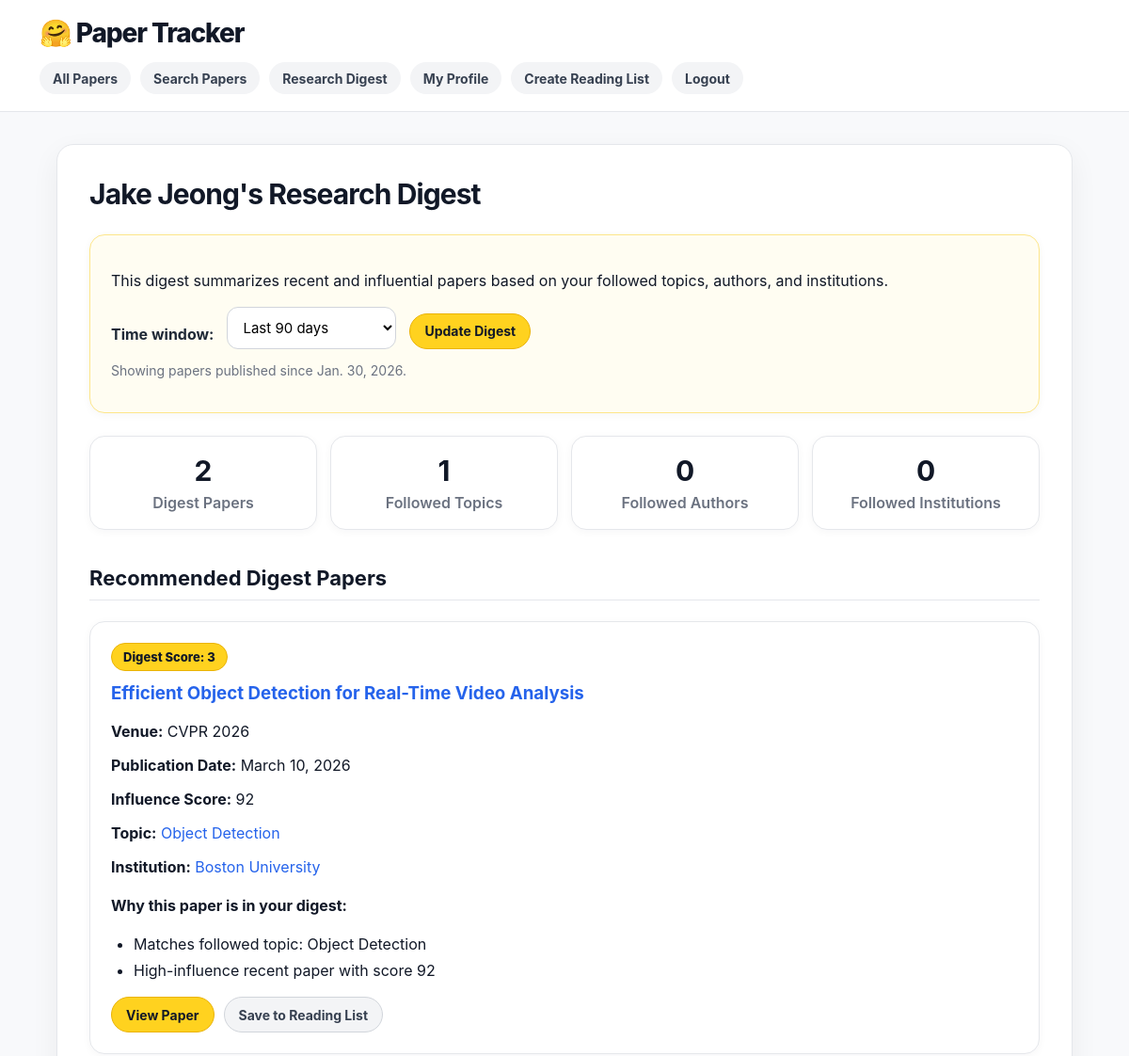
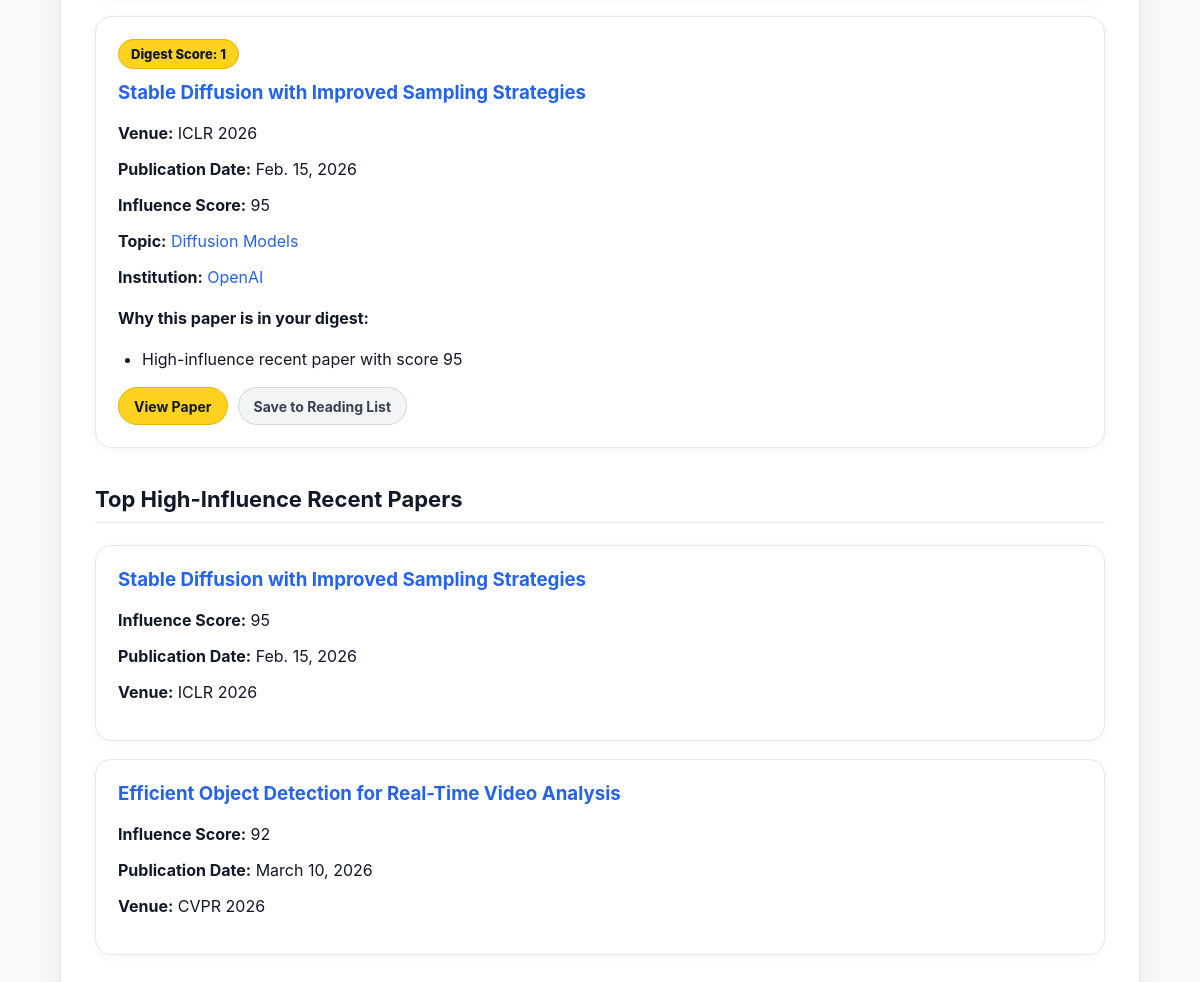
The app's page /paper_tracker/digest/ (signed in) with its own data (2 pictures, top to bottom).
### paper_tracker/models.py (models this page shows, shortened)
class UserProfile(models.Model):
    user = models.OneToOneField(User, on_delete=models.CASCADE)
    display_name = models.CharField(max_length=100)
    email = models.EmailField()
    affiliation = models.CharField(max_length=200, blank=True)
    research_interests = models.TextField(blank=True)
    date_joined = models.DateField(auto_now_add=True)

class Paper(models.Model):
    title = models.CharField(max_length=300)
    authors = models.ManyToManyField(Author, blank=True)
    abstract = models.TextField()
    publication_date = models.DateField()
    conference_or_journal_name = models.CharField(max_length=200)
    paper_link = models.URLField()
    pdf_link = models.URLField(blank=True)
    topic = models.ForeignKey(Topic, on_delete=models.SET_NULL, null=True, blank=True)
    institution = models.ForeignKey(Institution, on_delete=models.SET_NULL, null=True, blank=True)
    influence_score = models.IntegerField(default=0)
    thumbnail_image = models.ImageField(upload_to='paper_thumbnails/', blank=True, null=True)

class Topic(models.Model):
    name = models.CharField(max_length=100)
    description = models.TextField(blank=True)
    category_type = models.CharField(max_length=100)

class Institution(models.Model):
    name = models.CharField(max_length=200)
    institution_type = models.CharField(max_length=100)
    country = models.CharField(max_length=100, blank=True)
    website = models.URLField(blank=True)

### paper_tracker/views.py (the view, shortened to what this page needs)
# urls.py: path("digest/", ResearchDigestView.as_view(), name="research_digest"),
class ResearchDigestView(PaperTrackerLoginRequiredMixin, TemplateView):
    template_name = "paper_tracker/research_digest.html"
    def get_days(self):
        try:
            days = int(self.request.GET.get("days", 90))
        except ValueError:
            days = 90
        if days not in [7, 30, 90, 365]:
            days = 90
        return days
    def add_digest_entry(self, digest_entries, paper, reason, score_points):
        if paper.pk not in digest_entries:
            digest_entries[paper.pk] = {
                "paper": paper,
                "reasons": [],
                "score": 0,
            }
        if reason not in digest_entries[paper.pk]["reasons"]:
            digest_entries[paper.pk]["reasons"].append(reason)
        digest_entries[paper.pk]["score"] += score_points
    def get_context_data(self, **kwargs):
        context = super().get_context_data(**kwargs)
        profile = self.get_profile()
        days = self.get_days()
        cutoff_date = timezone.localdate() - timedelta(days=days)
        follows = Follow.objects.filter(user_profile=profile)
        followed_topics = []
        followed_authors = []
        followed_institutions = []
        digest_entries = {}
        for follow in follows:
            if follow.follow_type == "topic" and follow.topic:
                topic = follow.topic
                followed_topics.append(topic)
                papers = Paper.objects.filter(
                    topic=topic,
                    publication_date__gte=cutoff_date
                )
                for paper in papers:
                    self.add_digest_entry(
                        digest_entries,
                        paper,
                        f"Matches followed topic: {topic.name}",
                        2
                    )
        high_influence_papers = Paper.objects.filter(
            publication_date__gte=cutoff_date
        ).order_by("-influence_score", "-publication_date")[:5]
        for paper in high_influence_papers:
            self.add_digest_entry(
                digest_entries,
                paper,
                f"High-influence recent paper with score {paper.influence_score}",
                1
            )
        digest_list = list(digest_entries.values())
        digest_list.sort(
            key=lambda entry: (
                entry["score"],
                entry["paper"].influence_score,
                entry["paper"].publication_date,
            ),
            reverse=True
        )
        context["profile"] = profile
        context["days"] = days
        context["cutoff_date"] = cutoff_date
        context["followed_topics"] = followed_topics
        context["followed_authors"] = followed_authors
        context["followed_institutions"] = followed_institutions
        context["digest_entries"] = digest_list
        context["high_influence_papers"] = high_influence_papers
        context["num_followed_topics"] = len(followed_topics)
        context["num_followed_authors"] = len(followed_authors)
        context["num_followed_institutions"] = len(followed_institutions)
        context["num_digest_papers"] = len(digest_list)
        return context

### paper_tracker/views.py (called while the page is built)
    def get_profile(self):
        user = self.request.user
        profile = UserProfile.objects.get(user=user)
        return profile

### paper_tracker/templates/paper_tracker/research_digest.html (shortened to what this page needs)
{% extends 'paper_tracker/base.html' %}
{% block content %}
<h2>{{ profile.display_name }}'s Research Digest</h2>
<div class="card digest-header">
    <p>
        This digest summarizes recent and influential papers based on your followed
        topics, authors, and institutions.
    </p>
    <form method="get" class="digest-filter-form">
        <label for="days">Time window:</label>
        <select name="days" id="days">
            <option value="90" {% if days == 90 %}selected{% endif %}>Last 90 days</option>
        </select>
        <button type="submit">Update Digest</button>
    </form>
    <p class="muted">
        Showing papers published since {{ cutoff_date }}.
    </p>
</div>
<div class="digest-stats">
    <div class="stat-card">
        <h3>{{ num_digest_papers }}</h3>
        <p>Digest Papers</p>
    </div>
    <div class="stat-card">
        <h3>{{ num_followed_topics }}</h3>
        <p>Followed Topics</p>
    </div>
    <div class="stat-card">
        <h3>{{ num_followed_authors }}</h3>
        <p>Followed Authors</p>
    </div>
    <div class="stat-card">
        <h3>{{ num_followed_institutions }}</h3>
        <p>Followed Institutions</p>
    </div>
</div>
<h3 class="section-title">Recommended Digest Papers</h3>
{% if digest_entries %}
    {% for entry in digest_entries %}
        <div class="card paper-card digest-card">
            <div class="digest-score">
                Digest Score: {{ entry.score }}
            </div>
            <h3>
                <a href="{% url 'paper_tracker:show_paper' entry.paper.pk %}">
                    {{ entry.paper.title }}
                </a>
            </h3>
            <p><strong>Venue:</strong> {{ entry.paper.conference_or_journal_name }}</p>
            <p><strong>Publication Date:</strong> {{ entry.paper.publication_date }}</p>
            <p><strong>Influence Score:</strong> {{ entry.paper.influence_score }}</p>
            {% if entry.paper.topic %}
                <p>
                    <strong>Topic:</strong>
                    <a href="{% url 'paper_tracker:show_topic' entry.paper.topic.pk %}">
                        {{ entry.paper.topic.name }}
                    </a>
                </p>
            {% endif %}
            {% if entry.paper.institution %}
                <p>
                    <strong>Institution:</strong>
                    <a href="{% url 'paper_tracker:show_institution' entry.paper.institution.pk %}">
                        {{ entry.paper.institution.name }}
                    </a>
                </p>
            {% endif %}
            <h4>Why this paper is in your digest:</h4>
            <ul>
                {% for reason in entry.reasons %}
                    <li>{{ reason }}</li>
                {% endfor %}
            </ul>
            <div class="action-row">
                <a class="button-link" href="{% url 'paper_tracker:show_paper' entry.paper.pk %}">
                    View Paper
                </a>
                <a class="button-link secondary-button" href="{% url 'paper_tracker:save_paper' entry.paper.pk %}">
                    Save to Reading List
                </a>
            </div>
        </div>
    {% endfor %}
{% else %}
    <p class="notice">
        No digest papers found for this time window. Try following more topics,
        authors, or institutions, or select a longer time window.
    </p>
{% endif %}
<h3 class="section-title">Top High-Influence Recent Papers</h3>
{% if high_influence_papers %}
    {% for paper in high_influence_papers %}
        <div class="card paper-card">
            <h3>
                <a href="{% url 'paper_tracker:show_paper' paper.pk %}">
                    {{ paper.title }}
                </a>
            </h3>
            <p><strong>Influence Score:</strong> {{ paper.influence_score }}</p>
            <p><strong>Publication Date:</strong> {{ paper.publication_date }}</p>
            <p><strong>Venue:</strong> {{ paper.conference_or_journal_name }}</p>
        </div>
    {% endfor %}
{% else %}
    <p>No high-influence papers found in this time window.</p>
{% endif %}
{% endblock %}

### paper_tracker/static/paper_tracker/styles.css (style rules this page uses)
* { box-sizing: border-box; }
body { margin: 0; font-family: Inter, Arial, Helvetica, sans-serif; background: #f8f9fb; color: #111827; }
a { color: #2563eb; text-decoration: none; }
h1, h2, h3 { color: #111827; }
h2 { margin-top: 0; font-size: 30px; letter-spacing: -0.03em; }
h3 { margin-top: 0; }
.section-title { margin-top: 38px; padding-bottom: 10px; border-bottom: 1px solid #e5e7eb; font-size: 22px; }
.card { background: #ffffff; border: 1px solid #e5e7eb; border-radius: 16px; padding: 22px; margin-bottom: 18px; box-shadow: 0 2px 10px rgba(17, 24, 39, 0.04); }
.paper-card { transition: transform 0.16s ease, box-shadow 0.16s ease, border-color 0.16s ease; }
.button-link, button { display: inline-flex; align-items: center; justify-content: center; min-height: 38px; padding: 9px 15px; border-radius: 999px; border: 1px solid #eab308; background: #ffd21f; color: #111827; font-size: 14px; font-weight: 700; font-family: inherit; cursor: pointer; text-decoration: none; }
.secondary-button { background: #f3f4f6; border-color: #d1d5db; color: #374151; }
.action-row { display: flex; align-items: center; gap: 10px; flex-wrap: wrap; margin-top: 18px; }
form { margin-top: 16px; }
label { display: block; font-weight: 700; margin-bottom: 7px; color: #1f2937; }
input, select, textarea { width: 100%; max-width: 640px; padding: 11px 12px; border: 1px solid #d1d5db; border-radius: 12px; background: #ffffff; font-size: 15px; font-family: inherit; }
.muted { color: #6b7280; font-size: 14px; }
ul { padding-left: 24px; }
li { margin-bottom: 8px; }
.digest-header { background: #fffdf2; border-color: #fde68a; }
.digest-filter-form { display: flex; align-items: end; gap: 14px; flex-wrap: wrap; margin-top: 18px; }
.digest-filter-form label { margin-bottom: 6px; }
.digest-filter-form select { width: 180px; }
.digest-stats { display: grid; grid-template-columns: repeat(4, 1fr); gap: 14px; margin: 24px 0; }
.stat-card { background: #ffffff; border: 1px solid #e5e7eb; border-radius: 16px; padding: 18px; text-align: center; box-shadow: 0 2px 10px rgba(17, 24, 39, 0.04); }
.stat-card h3 { margin: 0; font-size: 30px; color: #111827; }
.stat-card p { margin: 6px 0 0; color: #6b7280; font-weight: 600; }
.digest-card { position: relative; }
.digest-score { display: inline-block; background: #ffd21f; color: #111827; border: 1px solid #eab308; border-radius: 999px; padding: 6px 12px; font-size: 13px; font-weight: 800; margin-bottom: 12px; }

### records on screen
UserProfile: display_name "Jake Jeong"
Paper: score "3", paper "Efficient Object Detection for Real-Time Video Analysis", paper.conference_or_journal_name "CVPR 2026", paper.publication_date "March 10, 2026", paper.influence_score "92", paper.topic.name "Object Detection", paper.institution.name "Boston University", reasons "Matches followed topic: Object Detection" "High-influence recent paper with score 92", title "Efficient Object Detection for Real-Time Video Analysis", influence_score "92", publication_date "March 10, 2026", conference_or_journal_name "CVPR 2026"
Paper: score "1", paper "Stable Diffusion with Improved Sampling Strategies", paper.conference_or_journal_name "ICLR 2026", paper.publication_date "Feb. 15, 2026", paper.influence_score "95", paper.topic.name "Diffusion Models", paper.institution.name "OpenAI", reasons "High-influence recent paper with score 95", title "Stable Diffusion with Improved Sampling Strategies", influence_score "95", publication_date "Feb. 15, 2026", conference_or_journal_name "ICLR 2026"

### other values on screen
{{ cutoff_date }} "Jan. 30, 2026"
{{ num_digest_papers }} "2"
{{ num_followed_topics }} "1"
{{ num_followed_authors }} "0"
{{ num_followed_institutions }} "0"
